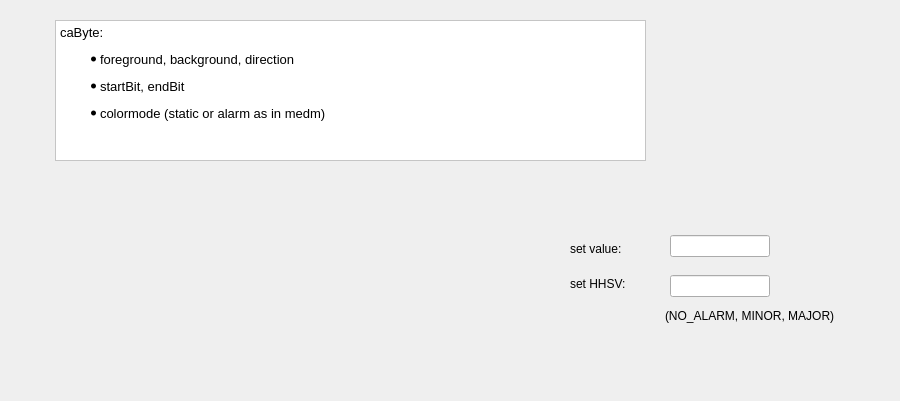
      <widget class="QWidget" name="tab_23">
       <attribute name="title">
        <string>caByte</string>
       </attribute>
       <widget class="caByte" name="caByte_7">
        <property name="geometry">
         <rect>
          <x>525</x>
          <y>215</y>
          <width>15</width>
          <height>177</height>
         </rect>
        </property>
        <property name="channel" stdset="0">
         <string>QTDM:TEST:LO</string>
        </property>
        <property name="direction">
         <enum>caByte::Down</enum>
        </property>
        <property name="startBit">
         <number>0</number>
        </property>
        <property name="endBit">
         <number>9</number>
        </property>
        <property name="colorMode">
         <enum>caByte::Static</enum>
        </property>
        <property name="foreground" stdset="0">
         <color>
          <red>253</red>
          <green>0</green>
          <blue>0</blue>
         </color>
        </property>
        <property name="background" stdset="0">
         <color>
          <red>60</red>
          <green>180</green>
          <blue>32</blue>
         </color>
        </property>
       </widget>
       <widget class="caByte" name="caByte_8">
        <property name="geometry">
         <rect>
          <x>640</x>
          <y>350</y>
          <width>251</width>
          <height>21</height>
         </rect>
        </property>
        <property name="channel" stdset="0">
         <string>QTDM:TEST:LO</string>
        </property>
        <property name="direction">
         <enum>caByte::Right</enum>
        </property>
        <property name="startBit">
         <number>0</number>
        </property>
        <property name="endBit">
         <number>9</number>
        </property>
        <property name="colorMode">
         <enum>caByte::Alarm</enum>
        </property>
        <property name="foreground" stdset="0">
         <color>
          <red>253</red>
          <green>0</green>
          <blue>0</blue>
         </color>
        </property>
        <property name="background" stdset="0">
         <color>
          <red>0</red>
          <green>0</green>
          <blue>255</blue>
         </color>
        </property>
       </widget>
       <widget class="QTextEdit" name="textEdit_20">
        <property name="geometry">
         <rect>
          <x>55</x>
          <y>20</y>
          <width>591</width>
          <height>141</height>
         </rect>
        </property>
        <property name="styleSheet">
         <string notr="true">
QWidget {background: white;} </string>
        </property>
        <property name="html">
         <string>&lt;!DOCTYPE HTML PUBLIC &quot;-//W3C//DTD HTML 4.0//EN&quot; &quot;http://www.w3.org/TR/REC-html40/strict.dtd&quot;&gt;
&lt;html&gt;&lt;head&gt;&lt;meta name=&quot;qrichtext&quot; content=&quot;1&quot; /&gt;&lt;style type=&quot;text/css&quot;&gt;
p, li { white-space: pre-wrap; }
&lt;/style&gt;&lt;/head&gt;&lt;body style=&quot; font-family:'Sans Serif'; font-size:9pt; font-weight:400; font-style:normal;&quot;&gt;
&lt;p style=&quot; margin-top:0px; margin-bottom:0px; margin-left:0px; margin-right:0px; -qt-block-indent:0; text-indent:0px;&quot;&gt;&lt;span style=&quot; font-size:10pt;&quot;&gt;caByte: &lt;/span&gt;&lt;/p&gt;
&lt;ul style=&quot;margin-top: 0px; margin-bottom: 0px; margin-left: 0px; margin-right: 0px; -qt-list-indent: 1;&quot;&gt;&lt;li style=&quot; font-size:10pt;&quot; style=&quot; margin-top:12px; margin-bottom:0px; margin-left:0px; margin-right:0px; -qt-block-indent:0; text-indent:0px;&quot;&gt;foreground, background, direction&lt;/li&gt;&lt;/ul&gt;
&lt;ul style=&quot;margin-top: 0px; margin-bottom: 0px; margin-left: 0px; margin-right: 0px; -qt-list-indent: 1;&quot;&gt;&lt;li style=&quot; font-size:10pt;&quot; style=&quot; margin-top:12px; margin-bottom:0px; margin-left:0px; margin-right:0px; -qt-block-indent:0; text-indent:0px;&quot;&gt;startBit, endBit&lt;/li&gt;
&lt;li style=&quot; font-size:10pt;&quot; style=&quot; margin-top:12px; margin-bottom:0px; margin-left:0px; margin-right:0px; -qt-block-indent:0; text-indent:0px;&quot;&gt;colormode (static or alarm as in medm)&lt;/li&gt;&lt;/ul&gt;&lt;/body&gt;&lt;/html&gt;</string>
        </property>
       </widget>
       <widget class="caTextEntry" name="catextentry_5">
        <property name="geometry">
         <rect>
          <x>670</x>
          <y>235</y>
          <width>100</width>
          <height>22</height>
         </rect>
        </property>
        <property name="channel" stdset="0">
         <string notr="true">QTDM:TEST:LO</string>
        </property>
       </widget>
       <widget class="caTextEntry" name="catextentry_6">
        <property name="geometry">
         <rect>
          <x>670</x>
          <y>275</y>
          <width>100</width>
          <height>22</height>
         </rect>
        </property>
        <property name="channel" stdset="0">
         <string notr="true">QTDM:TEST:LO.HHSV </string>
        </property>
       </widget>
       <widget class="caLabel" name="calabel_13">
        <property name="geometry">
         <rect>
          <x>570</x>
          <y>235</y>
          <width>96</width>
          <height>28</height>
         </rect>
        </property>
        <property name="text">
         <string>set value:</string>
        </property>
        <property name="fontScaleMode">
         <enum>ESimpleLabel::WidthAndHeight</enum>
        </property>
        <property name="background">
         <color alpha="0">
          <red>160</red>
          <green>160</green>
          <blue>164</blue>
         </color>
        </property>
       </widget>
       <widget class="caLabel" name="calabel_14">
        <property name="geometry">
         <rect>
          <x>570</x>
          <y>270</y>
          <width>96</width>
          <height>28</height>
         </rect>
        </property>
        <property name="text">
         <string>set HHSV:</string>
        </property>
        <property name="fontScaleMode">
         <enum>ESimpleLabel::WidthAndHeight</enum>
        </property>
        <property name="background">
         <color alpha="0">
          <red>160</red>
          <green>160</green>
          <blue>164</blue>
         </color>
        </property>
       </widget>
       <widget class="caLabel" name="calabel_15">
        <property name="geometry">
         <rect>
          <x>665</x>
          <y>305</y>
          <width>211</width>
          <height>21</height>
         </rect>
        </property>
        <property name="text">
         <string>(NO_ALARM, MINOR, MAJOR)</string>
        </property>
        <property name="fontScaleMode">
         <enum>ESimpleLabel::WidthAndHeight</enum>
        </property>
        <property name="background">
         <color alpha="0">
          <red>160</red>
          <green>160</green>
          <blue>164</blue>
         </color>
        </property>
       </widget>
      </widget>
